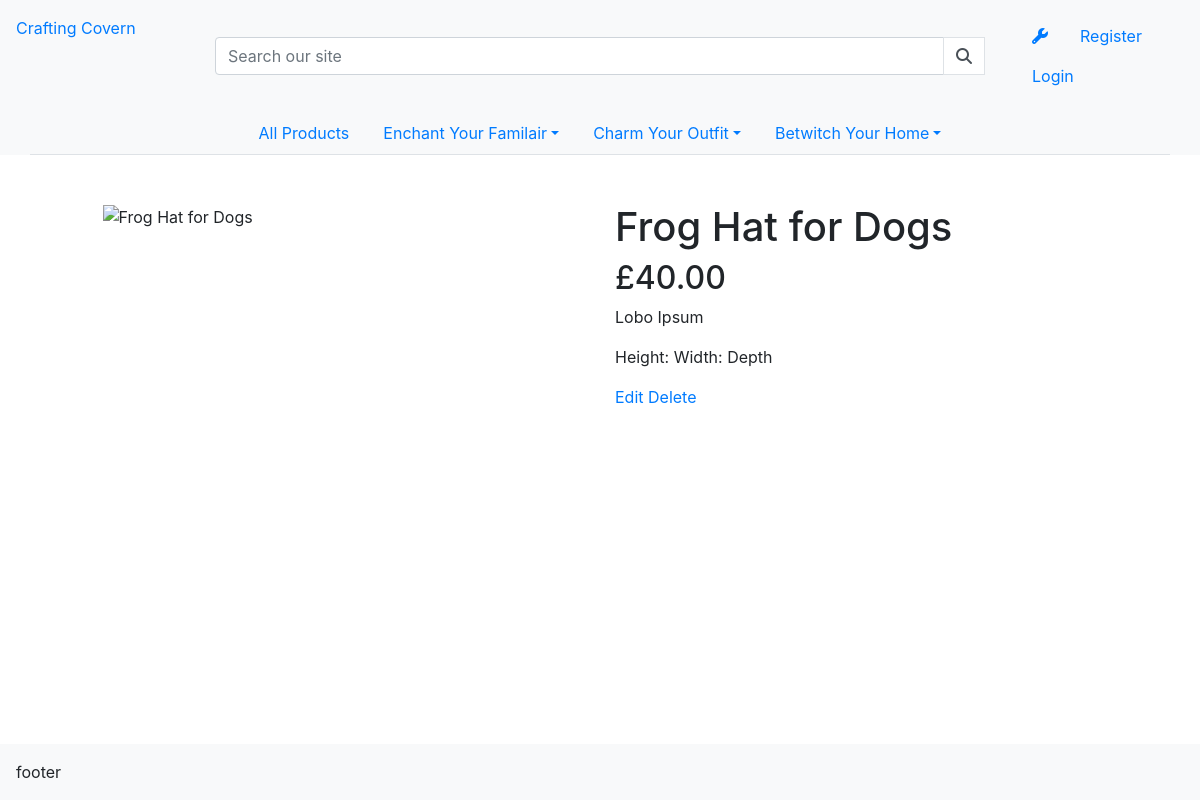
The page /product/3/ on the database as committed earlier.
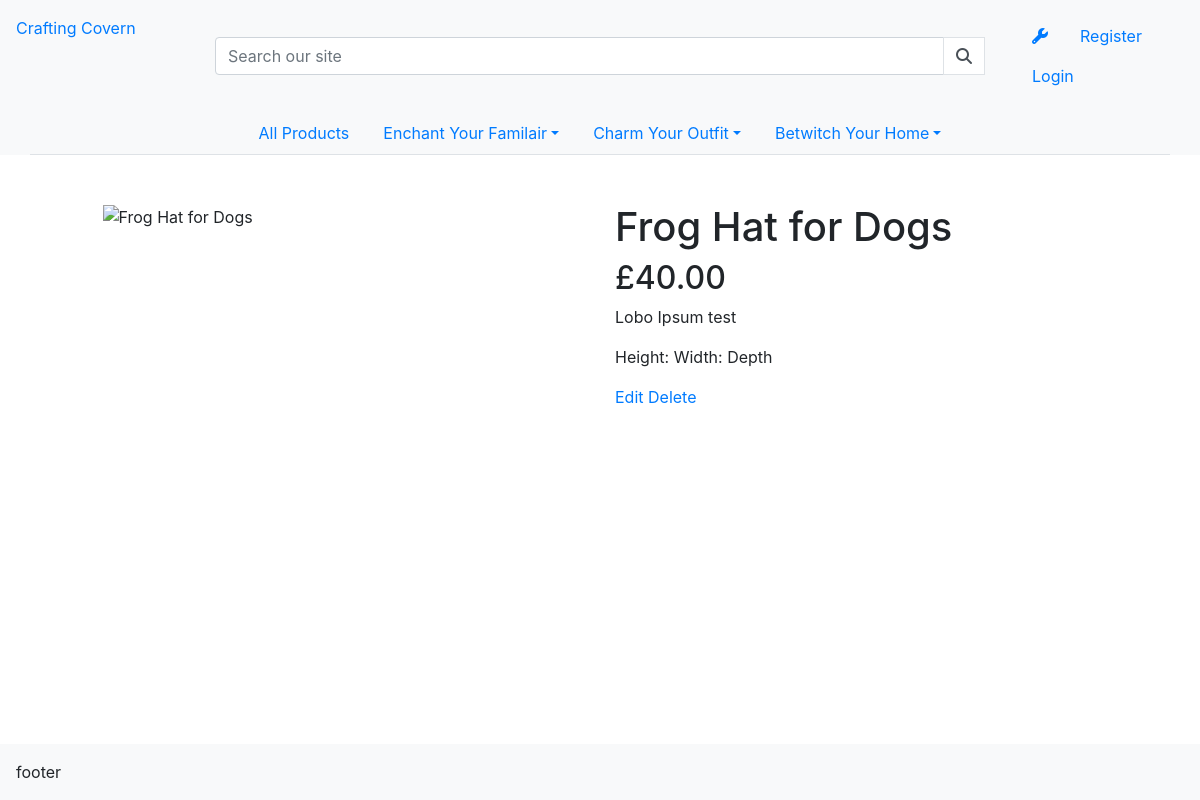
The same page on the database as committed later.
### products/models.py (models this page shows, shortened)
class Product(models.Model):
    category = models.ForeignKey('Category', null=True, blank=True, on_delete=models.SET_NULL)
    sku = models.CharField(max_length=254, null=True, blank=True)
    name = models.CharField(max_length=254)
    description = models.TextField()
    dimension = models.TextField()
    cost = models.DecimalField(max_digits=6, decimal_places=2)
    craft_time = models.IntegerField(validators=[MinValueValidator(1), MaxValueValidator(40)])
    image = CloudinaryField('image', default='placeholder')
    created_on = models.DateTimeField(auto_now_add=True)
    updated_on = models.DateTimeField(auto_now=True)
    deleted_on = models.DateTimeField(null=True, blank=True)

### products/views.py (the view)
# urls.py: path('product/<int:id>/', views.product_detail, name='product_detail'),
def product_detail(request, id):
    queryset = Product.objects.all()
    product = get_object_or_404(queryset, id=id)
    return render(
        request,
        'products/product_detail.html',
        {"product": product},
    )

### products/templates/products/product_detail.html
{% extends "base.html" %}
{% block content %}
<div class="row mt-5">
  <div class="col-5 offset-1">
    <img class="card-img-bottom" src=" {{ product.image.url }}"
    alt="{{ product.name }}">
  </div>
  <div class="col-5">
    <h1>{{ product.name }}</h1>
    <h2>£{{ product.cost }}</h2>
    <p>{{ product.description }}</p>
    <p>{{ product.dimension }}</p>
    <a href="{% url 'product_edit' product.id %}">Edit</a>
    <a href="{% url 'product_delete' product.id %}">Delete</a>
  </div>
</div>
{% endblock content %}

Rows that differ between the two databases and show on the page:
changed Product "Frog Hat for Dogs": description "Lobo Ipsum" → "Lobo Ipsum test"
